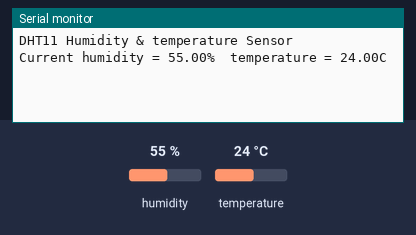
Bench run of a sketch on a simulated Arduino Uno, built with avr-gcc and run on an emulated ATmega328P. Shown: the last lines printed to the serial monitor. The inputs (shaded band) are chosen by the test bench; at power-on: humidity 55 %, temperature 24 °C.

Above: at 2.7 s.
2.8 s: humidity set to 22 %
At 7.4 s:
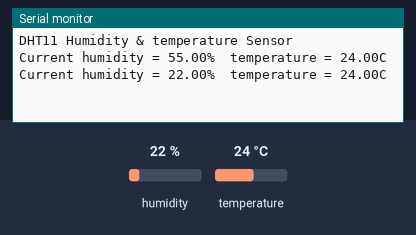
8.8 s: temperature set to 12 °C
At 12.1 s:
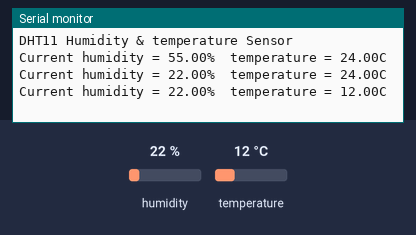
14.8 s: humidity set to 40 %
At 17.9 s:
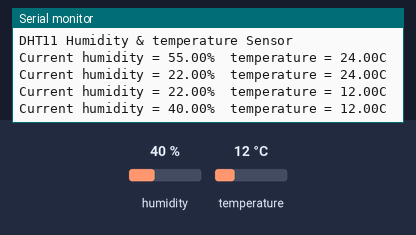
Timing chart, 0 to 19.4 s (numbered marks = the images above; inputs shaded):
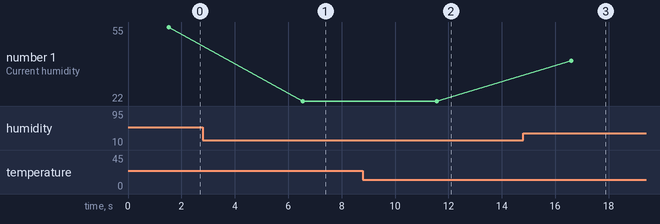

The sketch:

Temperature_Sensor-2.ino.ino
```cpp
///*TMP37.pde
//* Arduino Sketch to read a TMP37 Temperature Sensor
//* Paul Badger
//* 2010
//* Sensor works between 5 degrees & 100 degrees C
//* 20 mV / degree C
//* Can be used with TMP35 & TMP36 by changing voltsPerDegree
//*/
//
//float voltsPerDegree = 0.02; // change to 0.01 for TMP35 & 36
//#define sensorPin A0
//
//void setup() {
//    delay(200);
//    Serial.begin(9600);
//    delay(200);
//}
//
//void loop() {
//    int sensorValue;
//    float volts;
//    float celsius;
//    float farenheit;
//
//    sensorValue = analogRead(sensorPin);
//    volts = sensorValue * 5.0 / 1024.0;            // convert AD units to volts
//    // convert volts to celsius
//    celsius = (sensorValue * 5.0 / 1024.0) / voltsPerDegree;
//    // standard conversion from celsius to farenheit
//    farenheit = (((sensorValue * 5.0 / 1024.0) / voltsPerDegree)  * 9.0 / 5.0) + 32;
//
//    Serial.print(sensorValue, DEC);
//    Serial.print(" A/D units   ");
//    Serial.print(volts);
//    Serial.print(" volts   ");
//    Serial.print(celsius);
//    Serial.print(" degrees C   ");
//    Serial.print(farenheit);
//    Serial.println(" degrees F");
//}


#include "dht.h"
#define dht_apin A0 // Analog Pin sensor is connected to

dht DHT;

void setup(){

  Serial.begin(9600);
  delay(500);//Delay to let system boot
  Serial.println("DHT11 Humidity & temperature Sensor\n\n");
  delay(1000);//Wait before accessing Sensor

}//end "setup()"

void loop(){
  //Start of Program

    DHT.read11(dht_apin);

    Serial.print("Current humidity = ");
    Serial.print(DHT.humidity);
    Serial.print("%  ");
    Serial.print("temperature = ");
    Serial.print(DHT.temperature);
    Serial.println("C  ");

    delay(5000);//Wait 5 seconds before accessing sensor again.

  //Fastest should be once every two seconds.

}// end loop()
```

Measured:
- after the input at 2.8 s, the serial monitor: prints a new line after 3.7 s (image 1)
- after the input at 8.8 s, the serial monitor: prints a new line after 2.8 s (image 2)
- after the input at 14.8 s, the serial monitor: prints a new line after 1.8 s (image 3)
- plotted number 1: 55 → 22 after the input at 2.8 s, 22 → 40 after the input at 14.8 s
